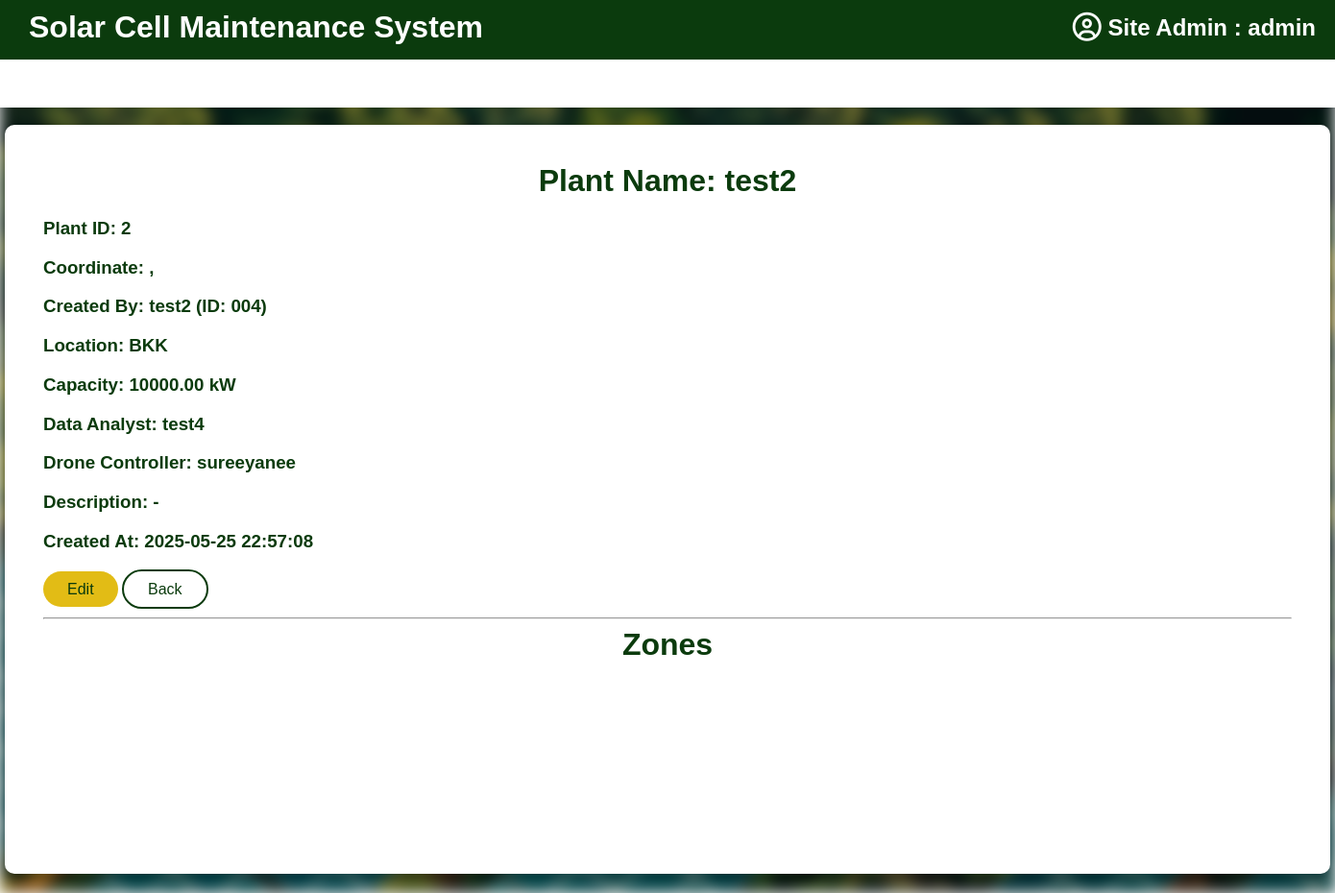
Page /plant/detail/2/ (signed in) on the earlier database version.
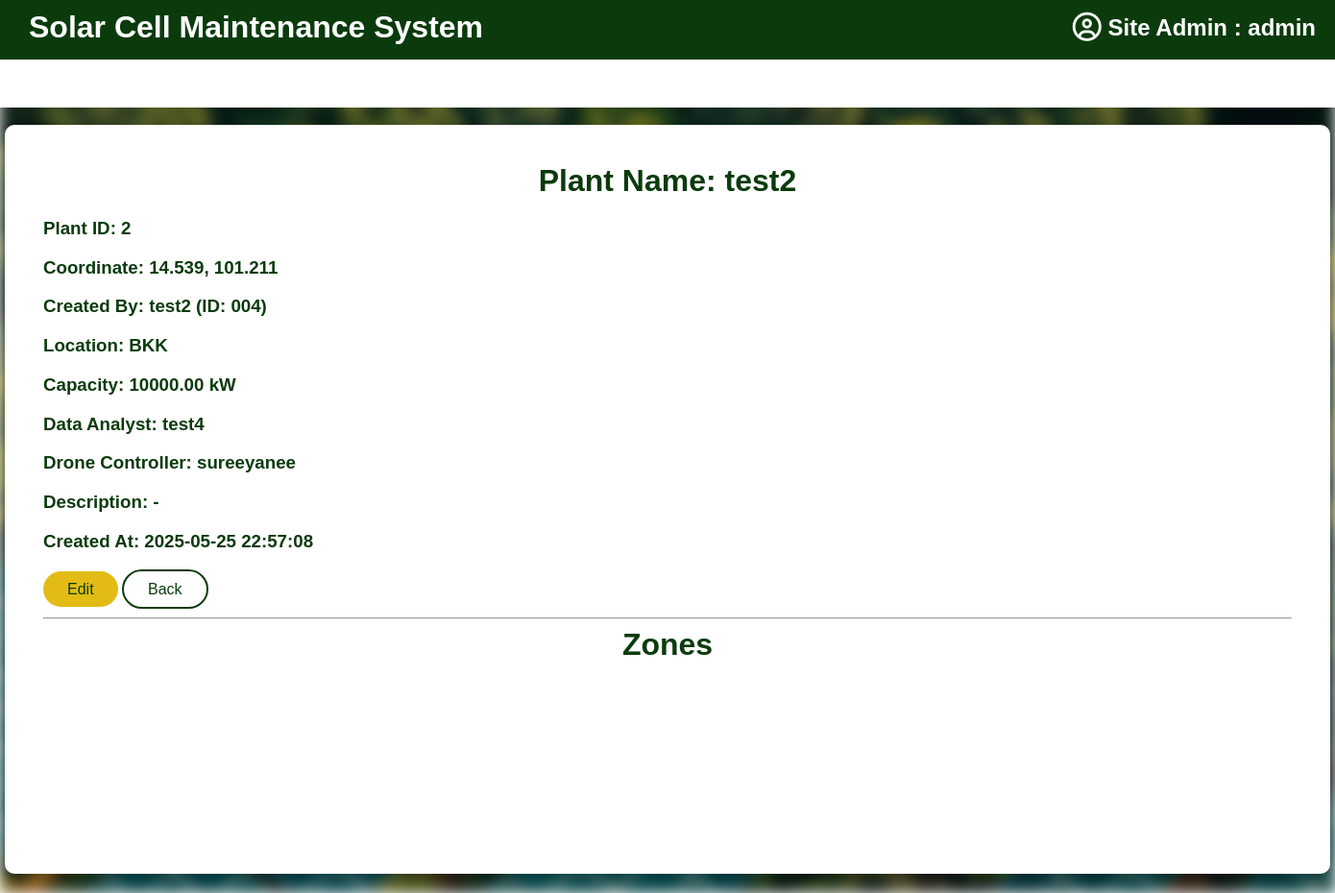
Same page on the later database version.
### plant/models.py (models this page shows, shortened)
class SolarPlant(models.Model):
    name = models.CharField(max_length=255, verbose_name="ชื่อโรงไฟฟ้า")
    location = models.CharField(max_length=255, verbose_name="ที่ตั้งโรงไฟฟ้า")
    latitude = models.FloatField(verbose_name="ละติจูด", null=True, blank=True)
    longitude = models.FloatField(verbose_name="ลองจิจูด", null=True, blank=True)
    owner = models.ForeignKey(
        settings.AUTH_USER_MODEL,
        on_delete=models.CASCADE,
        related_name='plants',
        verbose_name="เจ้าของโรง"
    )
    installed_capacity_kw = models.DecimalField(
        max_digits=10, decimal_places=2,
        null=True, blank=True,
        verbose_name="กำลังการผลิต (kW)"
    )
    description = models.TextField(blank=True, verbose_name="รายละเอียดเพิ่มเติม")
    created_at = models.DateTimeField(auto_now_add=True)
    data_analyst = models.ForeignKey(
        settings.AUTH_USER_MODEL,
        on_delete=models.SET_NULL,
        null=True, blank=True,
        limit_choices_to={'role': 'data_analyst'},
        related_name='assigned_analyst_plants',
        verbose_name="นักวิเคราะห์ข้อมูล"
    )
    drone_controller = models.ForeignKey(
        settings.AUTH_USER_MODEL,
        on_delete=models.SET_NULL,
        null=True, blank=True,
        limit_choices_to={'role': 'drone_controller'},
        related_name='assigned_drone_plants',
        verbose_name="ผู้ควบคุมโดรน"
    )

### accounts/models.py (models this page shows, shortened)
class CustomUser(AbstractUser):
    ROLE_CHOICES = [
        ("site_admin", "Site Admin"),     # ผู้ดูแลเว็บไซต์
        ("plant_owner", "Plant Owner"),
        ("data_analyst", "Data Analyst"),
        ("drone_controller", "Drone Controller"),
    ]
    role = models.CharField(max_length=20, choices=ROLE_CHOICES, default="plant_owner")
    def formatted_id(self):
        return str(self.id).zfill(3)
    def __str__(self):
        return f"{self.username} (ID: {self.formatted_id()})"

### plant/views.py (the view)
# urls.py: path('detail/<int:pk>/', views.plant_detail_view, name='plant_detail_solar'),
@login_required
def plant_detail_view(request, pk):
    plant = get_object_or_404(SolarPlant, pk=pk)
    panel_rows = PanelRow.objects.filter(zone__plant=plant).order_by('row_number')
    panels_by_row = {}
    max_columns = 0
    for row in panel_rows:
        panels = SolarPanel.objects.filter(row=row)
        panels_by_row[row.row_number] = {panel.column_number: panel for panel in panels}
        max_columns = max(max_columns, panels.count())
    context = {
        'plant': plant,
        'panels_by_row': panels_by_row,
        'columns_range': range(1, max_columns + 1),
    }
    return render(request, 'dashboard/plant_detail_solar.html', context)

### templates/dashboard/plant_detail_solar.html (shortened to what this page needs)
{% extends 'dash.html' %}
{% load static %}
{% block content %}
<h1 style="color: #0b3b0d; margin: auto;">Plant Name: {{ plant.name }}</h1>
<div style="text-align: left; margin: 20px 0; color:#0b3b0d">
<h3><strong>Plant ID:</strong> {{ plant.id }}</h3>
<h3><strong>Coordinate:</strong> {{ plant.latitude|floatformat:3 }}, {{ plant.longitude|floatformat:3 }}</h3>
<h3><strong>Created By:</strong> {{ plant.owner }}</h3>
<h3><strong>Location:</strong> {{ plant.location }}</h3>
<h3><strong>Capacity:</strong> {{ plant.installed_capacity_kw }} kW</h3>
<h3><strong>Data Analyst:</strong> {{ plant.data_analyst.username }}</h3>
<h3><strong>Drone Controller:</strong> {{ plant.drone_controller.username }}</h3>
<h3><strong>Description:</strong> {{ plant.description|default:"-" }}</h3>
<h3><strong>Created At:</strong> {{ plant.created_at|date:"Y-m-d H:i:s" }}</h3>
<a href ="{% url 'edit_plant' pk=plant.id %}" class="btn-yellow">Edit</a>
<a href="{% url 'plant_list' %}" class="btn-outline">Back</a>
</div>
<hr>
<h1 style="color:#0b3b0d">Zones</h1>
{% endblock %}

Differences in the rows shown:
changed SolarPlant "test2": latitude (not shown) → "14.539"; longitude (not shown) → "101.211"
